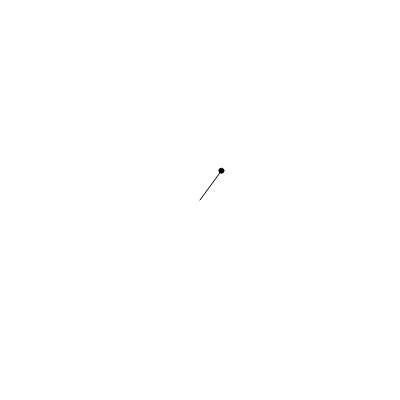
Frame 1 (no input)
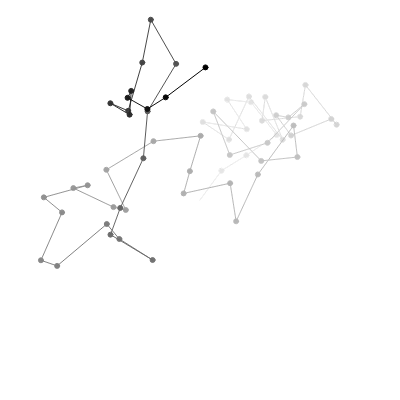
Frame 60 (no input)
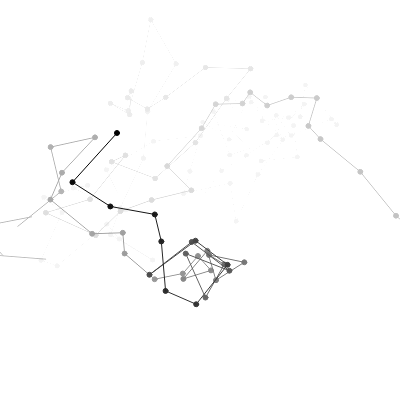
Frame 120 (the mouse pressed at the canvas centre since frame 60)

The p5.js sketch that drew these frames (run headless with seeded random() and noise() and a simulated clock; from frame 60 on, the mouse is pressed at the canvas centre):

// p5.js sketch
// ── sketch.js
let x0, y0;
let step;

  function setup() {
    createCanvas(400, 400);
    x0 = width / 2;
    y0 = height / 2;
    step = 50;
    fill(0);
  }

function draw() {
  background(255,10);
  let x = random(-step, +step);
  let y = random(-step, +step);
  let px = x0;
  let py = y0;
  x0 += x;
  y0 += y;
  ellipse(x0, y0, 5, 5);
  line(px,py,x0,y0);

  x0 = abs(x0%width);
  y0 = abs(y0%height);

}
